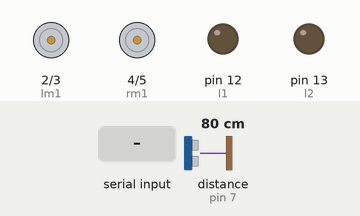
Recording of a sketch running on a simulated Arduino Uno, built with avr-gcc and run on an emulated ATmega328P. Parts: motor-driver pin pairs drawn as motors (green arrow = first pin HIGH = forward, orange = second pin HIGH = backward, longer = more drive), output pins drawn as LEDs (lit = HIGH). Wiring (inferred from the names in the program): ultrasonic range finder: trigger pin 7; echo pin 7. Inputs (shaded band) come from the test bench; at power-on: distance to the obstacle (sensor on pin 7) 80 cm. The echo pulse lasts 58.3 µs per cm; what the sketch prints to the serial monitor is not drawn.

Above: at 1.2 s.
1.3 s: "B" received over the second serial link
At 2.3 s:
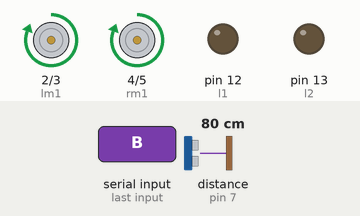
2.9 s: "F" received over the second serial link
At 3.6 s:
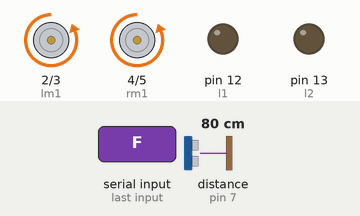
4.5 s: "R" received over the second serial link
At 5.8 s:
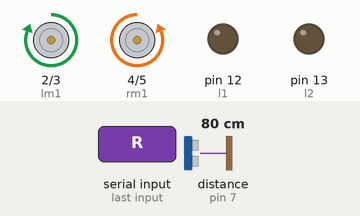
6.1 s: "L" received over the second serial link
At 7.1 s:
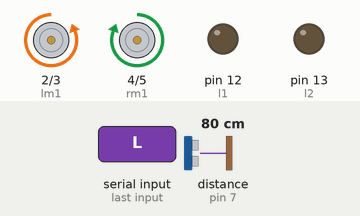
Timing chart, 0 to 9.1 s (numbered marks = the images above; inputs shaded):
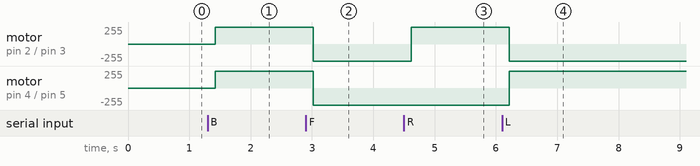

The sketch:

Hack.ino
```cpp
#include <SoftwareSerial.h>
SoftwareSerial bt(11, 12);

int lm1 = 2;
int lm2 = 3;
int rm1 = 4;
int rm2 = 5;
int l1 = 12;
int l2 = 13;
int val;
const int pingPin = 7;

void setup()
{
  pinMode(l1, OUTPUT);
  pinMode(l2, OUTPUT);
  pinMode(lm1, OUTPUT);
  pinMode(lm2, OUTPUT);
  pinMode(rm1, OUTPUT);
  pinMode(rm2, OUTPUT);
  Serial.begin(9600);
  bt.begin(9600);
  Serial.print("Establishing BT" );
}

void loop()
{
  char x = '0';
  char t = '0';

  //delay(500);
  long duration, inches, cm;
  pinMode(pingPin, OUTPUT);
  digitalWrite(pingPin, LOW);
  delayMicroseconds(2);
  digitalWrite(pingPin, HIGH);
  delayMicroseconds(5);
  digitalWrite(pingPin, LOW);

  pinMode(pingPin, INPUT);
  duration = pulseIn(pingPin, HIGH);

  inches = microsecondsToInches(duration);
  cm = microsecondsToCentimeters(duration);

  Serial.print(inches);
  Serial.print("in, ");
  Serial.print(cm);
  Serial.print("cm");
  Serial.println();

  //delay(100);
  if (bt.available())
  {
    x = bt.read();
    Serial.print("BT input:");
    Serial.println(x);
    delay(100);

    if (x == 'B' || t == 'y')
    {
      Serial.println("FORWARD");
      digitalWrite(lm1, HIGH);
      digitalWrite(rm1, HIGH);
      digitalWrite(lm2, LOW);
      digitalWrite(rm2, LOW);

    }
    else if (x == 'B' || t == 'n')
    {
      Serial.println("FORWARD, dont blast");
      digitalWrite(lm1, HIGH);
      digitalWrite(lm2, LOW);
      digitalWrite(rm1, HIGH);
      digitalWrite(rm2, LOW);

    }

    /*********For Backward Motion*********/
    else if (x == 'F' || t == 'y')
    {
      Serial.println("BACK");
      digitalWrite(lm2, HIGH);
      digitalWrite(rm2, HIGH);
      digitalWrite(lm1, LOW);
      digitalWrite(rm1, LOW);

    }

    else if (x == 'F' || t == 'n')
    {
      Serial.println("BACK, dont fire");
      digitalWrite(lm2, HIGH);
      digitalWrite(lm1, LOW);
      digitalWrite(rm2, HIGH);
      digitalWrite(rm1, LOW);
    }
    /*********Right*********/
    else if (x == 'R' || t == 'y')
    {
      Serial.println("RIGHT");
      digitalWrite(lm1, HIGH);
      digitalWrite(rm2, HIGH);
      digitalWrite(lm2, LOW);
      digitalWrite(rm1, LOW);
    }
    else if (x == 'R' || t == 'n')
    {
      Serial.println("RIGHT dont fire");
      digitalWrite(lm1, HIGH);
      digitalWrite(lm2, LOW);
      digitalWrite(rm1, LOW);
      digitalWrite(rm2, HIGH);
    }
    /*********Left*********/
    else if (x == 'L' || t == 'y')
    {
      Serial.println("LEFT");
      digitalWrite(lm2, HIGH);  digitalWrite(rm1, HIGH);
      digitalWrite(lm1, LOW);       digitalWrite(rm2, LOW);
    }
    else if (x == 'L' || t == 'n')
    {
      Serial.println("LEFT dont fire");
      digitalWrite(lm2, HIGH);
      digitalWrite(lm1, LOW);
      digitalWrite(rm2, LOW);
      digitalWrite(rm1, HIGH);
    }
    else if (x == 'S' || t == 'y')
    {
      Serial.println("STOP");
      digitalWrite(lm2, LOW);
      digitalWrite(rm1, LOW);
      digitalWrite(lm1, LOW);
      digitalWrite(rm2, LOW);
    }
    else if (x == 'S' || t == 'n')
    {
      Serial.println("STOP dont fire");
      digitalWrite(lm1, HIGH);
      digitalWrite(lm2, HIGH);
      digitalWrite(rm1, HIGH);
      digitalWrite(rm2, HIGH);
    }
  }
}
long microsecondsToInches(long microseconds)
{
  return microseconds / 74 / 2;
}
long microsecondsToCentimeters(long microseconds)
{
  return microseconds / 29 / 2;
}
```

Measured:
- after the input at 1.3 s, motor on pin 2 (lm1) / pin 3 (lm2), motor on pin 4 (rm1) / pin 5 (rm2): stopped → forward 255/255 after 0.12 s
- after the input at 2.9 s, motor on pin 2 (lm1) / pin 3 (lm2), motor on pin 4 (rm1) / pin 5 (rm2): forward 255/255 → backward 255/255 after 0.12 s
- after the input at 4.5 s, motor on pin 2 (lm1) / pin 3 (lm2): backward 255/255 → forward 255/255 after 0.12 s
- after the input at 6.1 s, motor on pin 2 (lm1) / pin 3 (lm2): forward 255/255 → backward 255/255 after 0.12 s; motor on pin 4 (rm1) / pin 5 (rm2): backward 255/255 → forward 255/255 after 0.12 s
